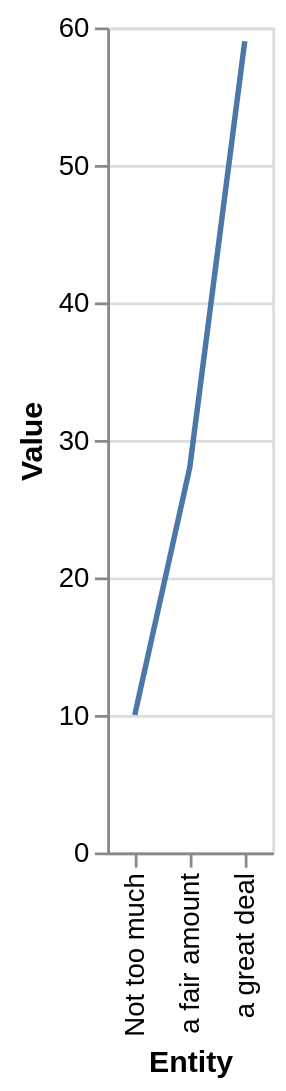

The specification (Vega-Lite) saved for this image:
### Vega-Lite specification from a JSON file in a GitHub repository (floating-point values rounded to 4 significant figures)
{"$schema": "https://vega.github.io/schema/vega-lite/v5.json", "description": "Line chart auto-generated from CSV", "data": {"values": [{"Entity": "a great deal", "Value": "59"}, {"Entity": "Not too much", "Value": "10"}, {"Entity": "a fair amount", "Value": "28"}]}, "mark": "line", "encoding": {"x": {"field": "Entity", "type": "ordinal"}, "y": {"field": "Value", "type": "quantitative"}}}
